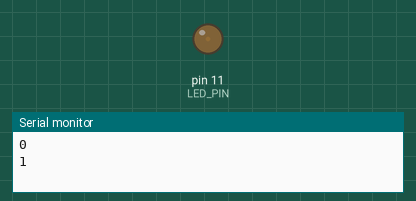
A sketch run on a simulated Arduino Uno, built with avr-gcc and run on an emulated ATmega328P. On the bench: output pins drawn as LEDs (lit = HIGH), the last lines printed to the serial monitor.

Above: at 0.05 s.
At 5.25 s:
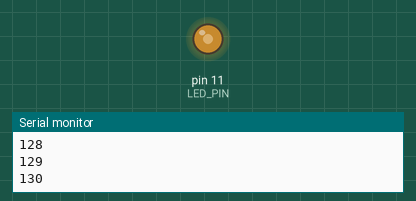
At 8.95 s:
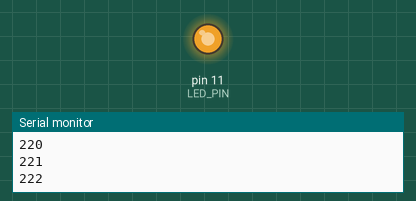
At 17.95 s:
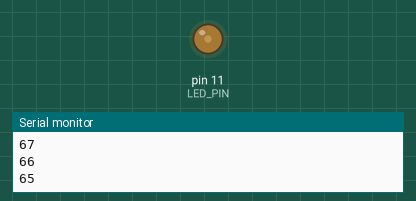
Timing chart, 0 to 29.3 s (numbered marks = the images above):
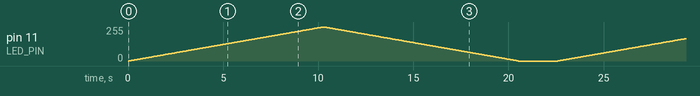

The sketch:

Breathing_LED.ino
```cpp
#define LED_PIN 11


void setup() {
  // put your setup code here, to run once:
  pinMode(LED_PIN,OUTPUT);
  Serial.begin(9600);

}

void loop() {
  // put your main code here, to run repeatedly:
 for(int i=0; i<=255;i++)
  {
    analogWrite(LED_PIN,i);
    Serial.println(i);
    delay(40);
  }

   for(int i=255; i>=0;i--)
  {
    analogWrite(LED_PIN,i);
    Serial.println(i);
    delay(40);
  }
  delay(2000);
}
```
